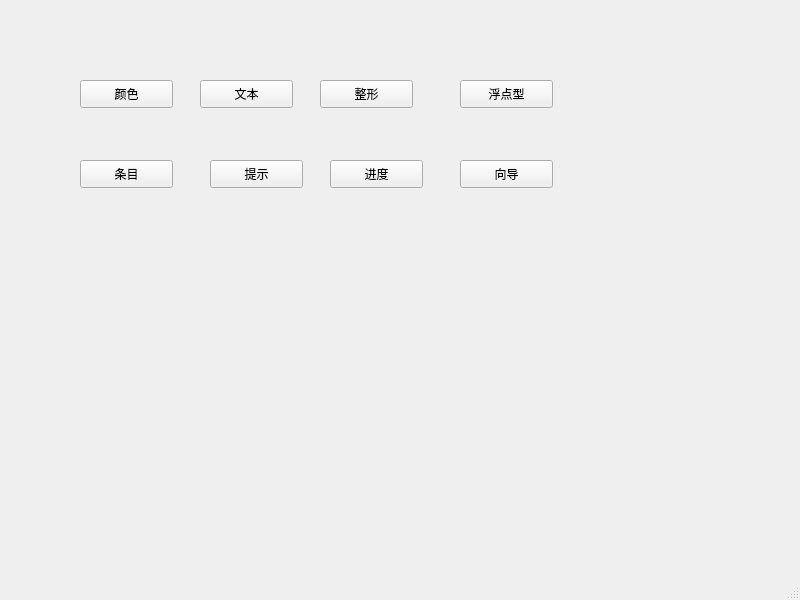
<?xml version="1.0" encoding="UTF-8"?>
<ui version="4.0">
 <class>MainWindow</class>
 <widget class="QMainWindow" name="MainWindow">
  <property name="geometry">
   <rect>
    <x>0</x>
    <y>0</y>
    <width>800</width>
    <height>600</height>
   </rect>
  </property>
  <property name="windowTitle">
   <string>MainWindow</string>
  </property>
  <widget class="QWidget" name="centralwidget">
   <widget class="QPushButton" name="colorBTN">
    <property name="geometry">
     <rect>
      <x>80</x>
      <y>80</y>
      <width>93</width>
      <height>28</height>
     </rect>
    </property>
    <property name="text">
     <string>颜色</string>
    </property>
   </widget>
   <widget class="QPushButton" name="textBTN">
    <property name="geometry">
     <rect>
      <x>200</x>
      <y>80</y>
      <width>93</width>
      <height>28</height>
     </rect>
    </property>
    <property name="text">
     <string>文本</string>
    </property>
   </widget>
   <widget class="QPushButton" name="pushButton_3">
    <property name="geometry">
     <rect>
      <x>320</x>
      <y>80</y>
      <width>93</width>
      <height>28</height>
     </rect>
    </property>
    <property name="text">
     <string>整形</string>
    </property>
   </widget>
   <widget class="QPushButton" name="pushButton_4">
    <property name="geometry">
     <rect>
      <x>460</x>
      <y>80</y>
      <width>93</width>
      <height>28</height>
     </rect>
    </property>
    <property name="text">
     <string>浮点型</string>
    </property>
   </widget>
   <widget class="QPushButton" name="pushButton_5">
    <property name="geometry">
     <rect>
      <x>80</x>
      <y>160</y>
      <width>93</width>
      <height>28</height>
     </rect>
    </property>
    <property name="text">
     <string>条目</string>
    </property>
   </widget>
   <widget class="QPushButton" name="pushButton_6">
    <property name="geometry">
     <rect>
      <x>210</x>
      <y>160</y>
      <width>93</width>
      <height>28</height>
     </rect>
    </property>
    <property name="text">
     <string>提示</string>
    </property>
   </widget>
   <widget class="QPushButton" name="pushButton">
    <property name="geometry">
     <rect>
      <x>330</x>
      <y>160</y>
      <width>93</width>
      <height>28</height>
     </rect>
    </property>
    <property name="text">
     <string>进度</string>
    </property>
   </widget>
   <widget class="QPushButton" name="pushButton_2">
    <property name="geometry">
     <rect>
      <x>460</x>
      <y>160</y>
      <width>93</width>
      <height>28</height>
     </rect>
    </property>
    <property name="text">
     <string>向导</string>
    </property>
   </widget>
  </widget>
  <widget class="QMenuBar" name="menubar">
   <property name="geometry">
    <rect>
     <x>0</x>
     <y>0</y>
     <width>800</width>
     <height>25</height>
    </rect>
   </property>
  </widget>
  <widget class="QStatusBar" name="statusbar"/>
 </widget>
 <resources/>
 <connections/>
</ui>
